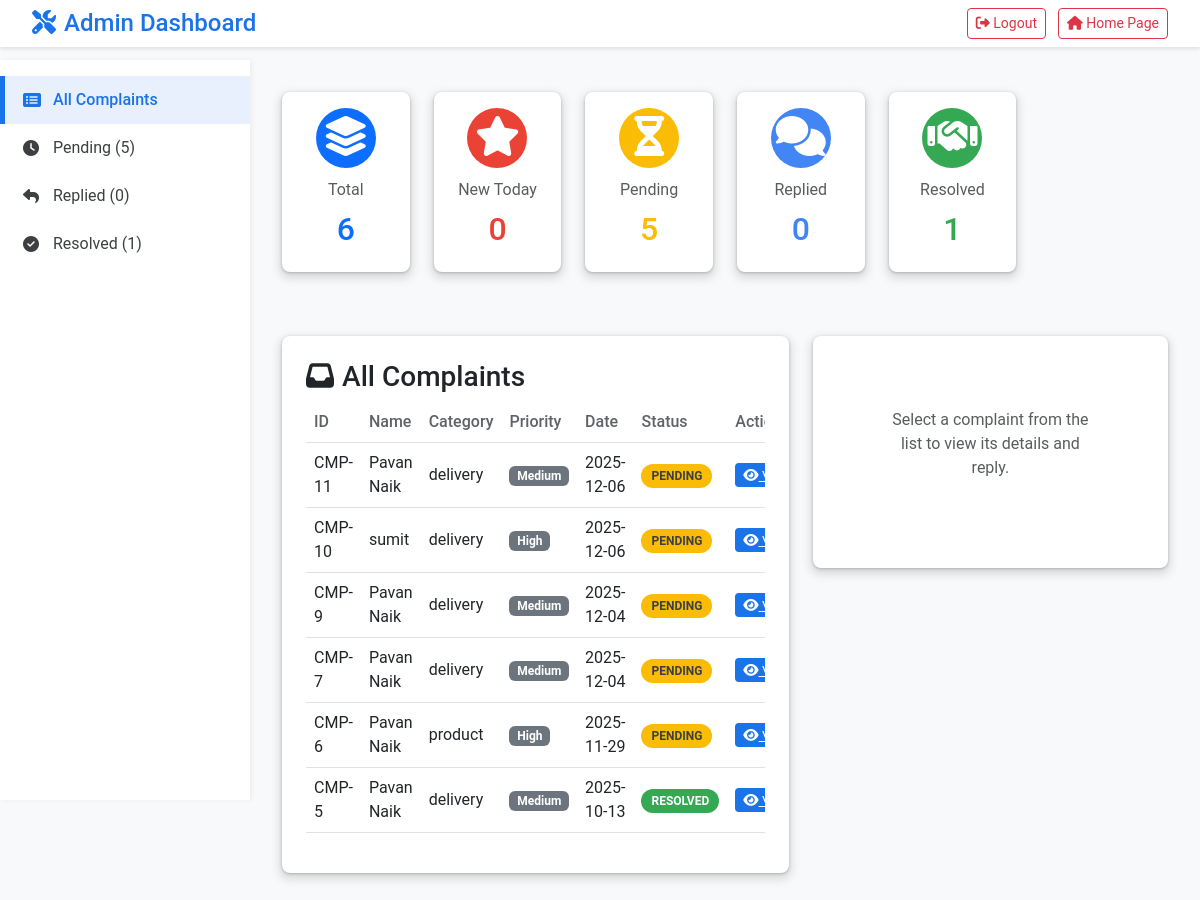
The app's page /admin-panel.php (signed in) with its own data.
### tables this page shows
CREATE TABLE `complaints` (
  `id` int(11) NOT NULL,
  `name` varchar(255) NOT NULL,
  `email` varchar(255) NOT NULL,
  `phone` varchar(20) DEFAULT NULL,
  `category` varchar(50) NOT NULL,
  `subject` varchar(255) NOT NULL,
  `description` text NOT NULL,
  `priority` enum('low','medium','high') DEFAULT 'medium',
  `status` varchar(50) DEFAULT 'pending',
  `date_submitted` timestamp NOT NULL DEFAULT current_timestamp(),
  `reply` text NOT NULL
);

### admin-panel.php (the view, shortened to what this page needs)
<?php
$host="localhost"; $user="root"; $pass=""; $dbname="complaint_system";
$conn=new mysqli($host,$user,$pass,$dbname);
$view_complaint=null;
$filter = isset($_GET['filter']) ? strtolower($_GET['filter']) : 'all';
$sql = "SELECT * FROM complaints";
$sql .= " ORDER BY date_submitted DESC";
$complaints=[];
$res=$conn->query($sql);
if($res) while($row=$res->fetch_assoc()) $complaints[]=$row;
$all_complaints_res = $conn->query("SELECT * FROM complaints");
$all_complaints = [];
if($all_complaints_res) while($row=$all_complaints_res->fetch_assoc()) $all_complaints[]=$row;
$total = count($all_complaints);
$resolved = count(array_filter($all_complaints, fn($c) => strtolower($c['status']) == 'resolved'));
$pending = count(array_filter($all_complaints, fn($c) => strtolower($c['status']) == 'pending'));
$replied = count(array_filter($all_complaints, fn($c) => strtolower($c['status']) == 'replied'));
$new_today = count(array_filter($all_complaints, fn($c) => date('Y-m-d', strtotime($c['date_submitted'])) == date('Y-m-d')));
?>
<!DOCTYPE html>
<html lang="en">
<head>
<link href="https://cdn.jsdelivr.net/npm/bootstrap@5.3.0/dist/css/bootstrap.min.css" rel="stylesheet">
<link rel="stylesheet" href="https://cdnjs.cloudflare.com/ajax/libs/font-awesome/6.5.2/css/all.min.css">
</head>
<body>
<header class="main-header d-flex justify-content-between align-items-center mb-3">
    <h2><i class="fas fa-tools me-2"></i>Admin Dashboard</h2>
    <div>
        <a href="admin-panel.php?logout=1" class="btn btn-outline-danger btn-sm me-2">
            <i class="fas fa-sign-out-alt"></i> Logout
        </a>
        <a href="index.php" class="btn btn-outline-danger btn-sm">
            <i class="fas fa-home"></i> Home Page
        </a>
    </div>
</header>
<aside class="sidebar">
<nav>
<a href="admin-panel.php?filter=all" class="<?=($filter=='all'?'active':'')?>"><i class="fas fa-list-alt"></i> All Complaints</a>
<a href="admin-panel.php?filter=pending" class="<?=($filter=='pending'?'active':'')?>"><i class="fas fa-clock"></i> Pending (<?= $pending ?>)</a>
<a href="admin-panel.php?filter=replied" class="<?=($filter=='replied'?'active':'')?>"><i class="fas fa-reply"></i> Replied (<?= $replied ?>)</a>
<a href="admin-panel.php?filter=resolved" class="<?=($filter=='resolved'?'active':'')?>"><i class="fas fa-check-circle"></i> Resolved (<?= $resolved ?>)</a>
</nav>
</aside>
<main>
<div class="row mb-5 card-stats">
    <div class="col-md-12 col-lg-2 mb-3">
        <div class="card p-3 text-center bg-white">
            <div class="stat-icon mx-auto bg-primary"><i class="fas fa-layer-group"></i></div>
            <p class="mb-0 text-muted">Total</p>
            <h4 class="text-primary"><?= $total ?></h4>
        </div>
    </div>
    <div class="col-md-6 col-lg-2 mb-3">
        <div class="card p-3 text-center bg-white">
            <div class="stat-icon mx-auto" style="background-color: var(--danger-color);"><i class="fas fa-star"></i></div>
            <p class="mb-0 text-muted">New Today</p>
            <h4 style="color: var(--danger-color);"><?= $new_today ?></h4>
        </div>
    </div>
    <div class="col-md-6 col-lg-2 mb-3">
        <div class="card p-3 text-center bg-white">
            <div class="stat-icon mx-auto" style="background-color: #fbbc05;"><i class="fas fa-hourglass-half"></i></div>
            <p class="mb-0 text-muted">Pending</p>
            <h4 style="color: #fbbc05;"><?= $pending ?></h4>
        </div>
    </div>
    <div class="col-md-6 col-lg-2 mb-3">
        <div class="card p-3 text-center bg-white">
            <div class="stat-icon mx-auto" style="background-color: #4285f4;"><i class="fas fa-comments"></i></div>
            <p class="mb-0 text-muted">Replied</p>
            <h4 style="color: #4285f4;"><?= $replied ?></h4>
        </div>
    </div>
    <div class="col-md-6 col-lg-2 mb-3">
        <div class="card p-3 text-center bg-white">
            <div class="stat-icon mx-auto" style="background-color: var(--success-color);"><i class="fas fa-handshake"></i></div>
            <p class="mb-0 text-muted">Resolved</p>
            <h4 style="color: var(--success-color);"><?= $resolved ?></h4>
        </div>
    </div>
</div>
<div class="row">
<div class="col-lg-7">
    <div class="complaint-table">
        <h3><i class="fas fa-inbox me-2"></i><?= ucfirst($filter) ?> Complaints</h3>
        <div class="table-responsive">
            <table class="table table-hover align-middle">
            <thead><tr>
                <th>ID</th><th>Name</th><th>Category</th><th>Priority</th><th>Date</th><th>Status</th><th>Actions</th>
            </tr></thead>
            <tbody>
            <?php foreach($complaints as $c): ?>
            <tr class="">
            <td><?= "CMP-".$c['id'] ?></td>
            <td><?= htmlspecialchars($c['name']) ?></td>
            <td><?= htmlspecialchars($c['category']) ?></td>
            <td><span class="badge bg-secondary"><?= ucfirst($c['priority']??'medium') ?></span></td>
            <td><?= date('Y-m-d',strtotime($c['date_submitted'])) ?></td>
            <td><span class="status-badge status-<?=strtolower($c['status'])?>"><?= ucfirst($c['status']) ?></span></td>
            <td class="text-nowrap">
                <a class="btn-action btn-view" href="admin-panel.php?view_id=<?= $c['id'] ?>"><i class="fas fa-eye"></i> View</a>
            </td>
            </tr>
            <?php endforeach; if(empty($complaints)) echo '<tr><td colspan="7" class="text-center p-4">No complaints found for this filter.</td></tr>'; ?>
            </tbody>
            </table>
        </div>
    </div>
</div>
<div class="col-lg-5 mt-4 mt-lg-0">
    <div class="detail-panel">
    <?php if($view_complaint): ?>
        <h5 class="mb-3 text-primary"><i class="fas fa-info-circle me-2"></i>Complaint Details (<?= "CMP-".$view_complaint['id'] ?>)</h5>
        <div class="card p-3 mb-3 border-0 bg-light">
            <p class="mb-1"><strong>Name:</strong> <?= htmlspecialchars($view_complaint['name']) ?></p>
            <p class="mb-1"><strong>Email:</strong> <?= htmlspecialchars($view_complaint['email']) ?></p>
            <p class="mb-1"><strong>Phone:</strong> <?= htmlspecialchars($view_complaint['phone']) ?></p>
            <p class="mb-1"><strong>Category:</strong> <?= htmlspecialchars($view_complaint['category']) ?></p>
            <p class="mb-1"><strong>Priority:</strong> <span class="badge bg-danger"><?= ucfirst(htmlspecialchars($view_complaint['priority']??'medium')) ?></span></p>
            <p class="mb-1"><strong>Date:</strong> <?= date('Y-m-d H:i',strtotime($view_complaint['date_submitted'])) ?></p>
            <p class="mb-0"><strong>Current Status:</strong> <span class="status-badge status-<?=strtolower($view_complaint['status'])?>"><?= ucfirst(htmlspecialchars($view_complaint['status'])) ?></span></p>
        </div>
        <h6 class="mt-4">Subject & Message:</h6>
        <p class="mb-1"><strong>Subject:</strong> <?= htmlspecialchars($view_complaint['subject']) ?></p>
        <div class="p-3 border rounded mb-3 bg-white">
            <?= nl2br(htmlspecialchars($view_complaint['description'])) ?>
        </div>
        <h6 class="mt-4">Admin Reply:</h6>
        <div class="p-3 border rounded mb-3 bg-white">
            <?= $view_complaint['reply'] ? nl2br(htmlspecialchars($view_complaint['reply'])) : '<em>No reply yet</em>' ?>
        </div>
        <?php if(strtolower($view_complaint['status'])!='resolved'): ?>
        <h6 class="mt-4">Send Reply</h6>
        <form method="post">
            <input type="hidden" name="complaint_id" value="<?= intval($view_complaint['id']) ?>">
            <div class="mb-2"><textarea name="reply_text" class="form-control" rows="4" placeholder="Type your reply here..." required><?= strtolower($view_complaint['status'])=='replied' ? htmlspecialchars($view_complaint['reply']) : '' ?></textarea></div>
            <button type="submit" name="reply_submit" class="btn btn-primary"><i class="fas fa-paper-plane"></i> Send Reply / Update</button>
            <?php if(strtolower($view_complaint['status'])=='replied'): ?><small class="text-muted d-block mt-2">Replying again will update the existing reply and keep the 'Replied' status.</small><?php endif; ?>
        </form>
        <?php else: ?><div class="alert alert-success mt-4"><i class="fas fa-check-circle"></i> This complaint is marked as **Resolved**.</div><?php endif; ?>
    <?php else: ?><p class="text-center p-5 text-muted">Select a complaint from the list to view its details and reply.</p><?php endif; ?>
    </div>
</div>
</div>
</main>
</body>
</html>

### admin-panel.php (style rules this page uses)
:root { --primary-color: #1a73e8; --secondary-color: #fbbc05; --success-color: #34a853; --danger-color: #ea4335; --bg-light: #f8f9fa; --card-shadow: 0 1px 3px 0 rgba(60,64,67,.3), 0 4px 8px 3px rgba(60,64,67,.15); }
body { background: var(--bg-light); font-family: 'Roboto', sans-serif; padding-top: 60px; }
.main-header { background: #fff; color: #3c4043; padding: 0.5rem 2rem; box-shadow: 0 2px 4px rgba(0,0,0,0.1); position: fixed; top: 0; left: 0; right: 0; z-index: 1030; display: flex; justify-content: space-between; align-items: center; }
.main-header h2 { font-size: 1.5rem; font-weight: 500; color: var(--primary-color); margin-bottom: 0; }
.sidebar { width: 250px; background: #ffffff; padding-top: 1rem; position: fixed; top: 60px; height: calc(100vh - 60px); box-shadow: 2px 0 5px rgba(0,0,0,0.05); }
.sidebar a { display: flex; align-items: center; color: #3c4043; padding: 12px 18px; text-decoration: none; font-size: 1rem; border-left: 5px solid transparent; transition: all 0.3s ease; }
.sidebar a i { margin-right: 10px; width: 20px; }
.sidebar a.active { background: #e8f0fe; color: var(--primary-color); font-weight: 500; border-left-color: var(--primary-color); }
main { margin-left: 250px; padding: 2rem; }
.card-stats .card { border: none; border-radius: 8px; box-shadow: var(--card-shadow); transition: transform 0.3s ease; }
.card-stats h4 { font-size: 2rem; font-weight: 500; margin-top: 0.5rem; }
.stat-icon { font-size: 2.5rem; color: #fff; width: 60px; height: 60px; line-height: 60px; border-radius: 50%; margin-bottom: 10px; }
.complaint-table, .detail-panel { background: #fff; padding: 1.5rem; border-radius: 8px; box-shadow: var(--card-shadow); }
.table thead th { font-weight: 500; color: #5f6368; }
.status-badge { font-size: 0.75rem; font-weight: 600; text-transform: uppercase; padding: 5px 10px; border-radius: 12px; }
.status-pending { background-color: #fbbc05; color: #3c4043; }
.status-resolved { background-color: #34a853; color: #fff; }
.btn-action { padding: 4px 8px; font-size: 0.85rem; margin-right: 5px; border-radius: 4px; }
.btn-view { background: var(--primary-color); color: #fff; }

### records on screen
complaints: id "11", name "Pavan Naik", category "delivery", priority "Medium", date_submitted "2025-12-06", status "PENDING"
complaints: id "10", name "sumit", category "delivery", priority "High", date_submitted "2025-12-06", status "PENDING"
complaints: id "9", name "Pavan Naik", category "delivery", priority "Medium", date_submitted "2025-12-04", status "PENDING"
complaints: id "7", name "Pavan Naik", category "delivery", priority "Medium", date_submitted "2025-12-04", status "PENDING"
complaints: id "6", name "Pavan Naik", category "product", priority "High", date_submitted "2025-11-29", status "PENDING"
complaints: id "5", name "Pavan Naik", category "delivery", priority "Medium", date_submitted "2025-10-13", status "RESOLVED"

### other values on screen
$pending "5"
$replied "0"
$resolved "1"
$total "6"
$new_today "0"
$filter "All"
